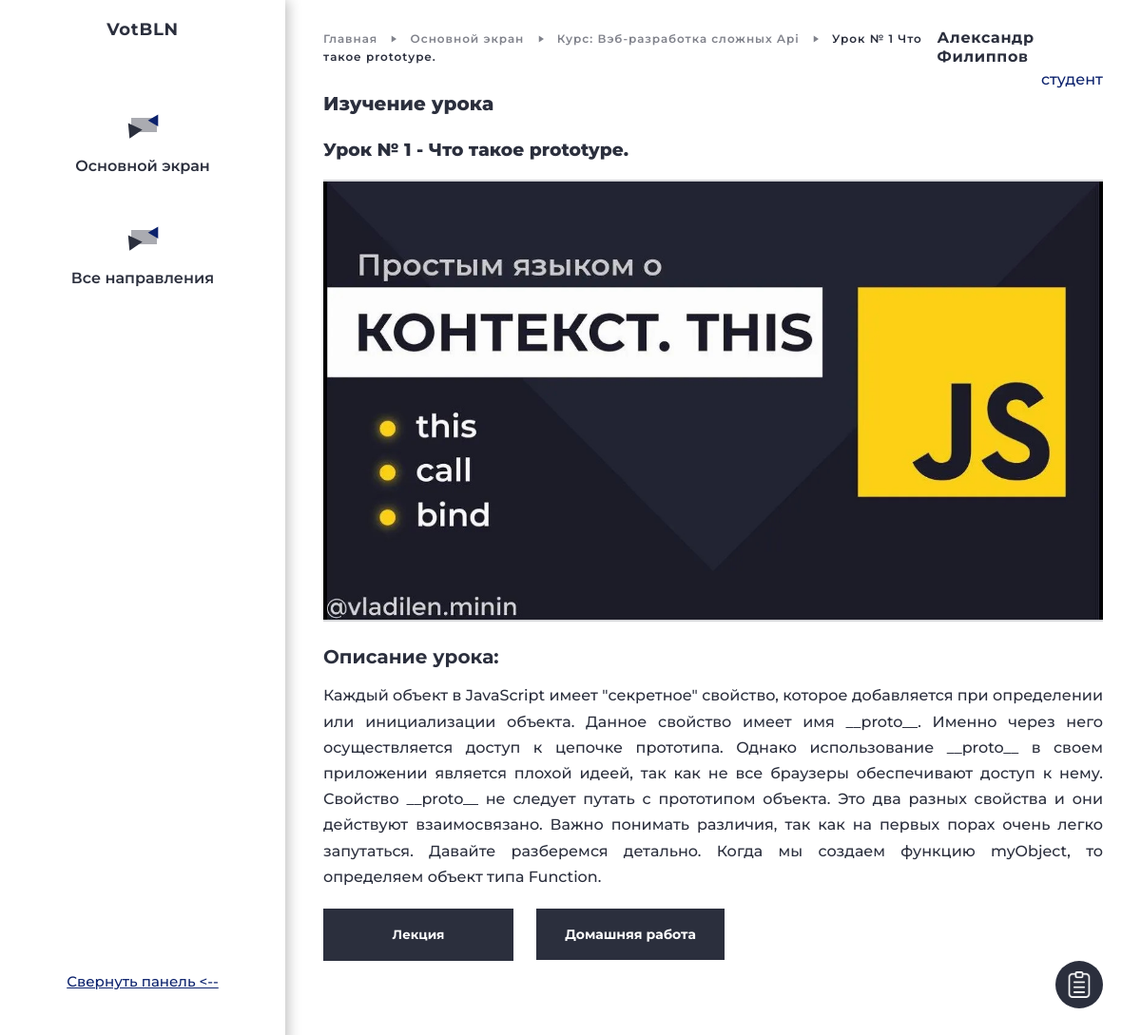
Page /lesson?cid=1&lid=1 (signed in) on the committed database.
### tables this page shows
CREATE TABLE `courses` (
  `id_course` int(11) NOT NULL COMMENT 'Автоинкрементное значение',
  `course_name` varchar(80) NOT NULL COMMENT 'Имя курса',
  `recital` text NOT NULL COMMENT 'Описание курса',
  `lang` varchar(15) NOT NULL COMMENT 'Язык для изучения',
  `img` text NOT NULL,
  `id_user` int(11) NOT NULL
);

CREATE TABLE `lessons` (
  `id_lesson` int(11) NOT NULL,
  `name_lesson` varchar(200) NOT NULL COMMENT 'Название урока',
  `number` int(11) NOT NULL COMMENT 'Номер урока в курсах',
  `url_video` text NOT NULL COMMENT 'Ссылка на видео',
  `url_poster` text COMMENT 'Ссылка на картинку для видео',
  `url_lecture` text COMMENT 'Лекция html',
  `url_homework` text COMMENT 'Домашнее задание',
  `recital` text NOT NULL COMMENT 'Описание урока',
  `id_course` int(11) NOT NULL COMMENT 'Ссылка на курс'
);

### views/VIew.php (called while the page is built)
<?
class View {
	public function render($tpl, $pageData) {
		include ROOT . $tpl;
	}
}

### controllers/LessonController.php (called while the page is built, shortened)
<?
class LessonController extends Controller
{
	private $pageTpl = '/views/lesson.tpl.php';
	public function __construct()
	{
		$this->model = new LessonModel();
		$this->view = new View();
	}
	public function index()
	{
		$this->getLessonInfo();
		$this->pageData['title'] = 'Изучение урока';
		$this->view->render($this->pageTpl, $this->pageData);
	}
	public function getLessonInfo() : void
	{
		if (!empty($_GET) and !empty($_GET['lid']) and !empty($_GET['cid'])) {
			$lesson = $this->model->getLessonById($_GET['lid']);
			$course = $this->model->getCourseNameById($_GET['cid']);
			$this->pageData['lesson'] = $lesson;
			$this->pageData['course'] = $course;
		}
	}
	public function getUserName() : void
	{
		if (!empty($_SESSION['student'])) {
			$login = $_SESSION['student'];
			$user = $this->model->getNameUser($login);
			$this->pageData['user'] = $user;
		}
	}
}

### config/route.php (called while the page is built, shortened)
<?
class Routing
{
	public static function buildRoute()
	{
		$action = "index";
		$controller = new $controllerName();
		$controller->$action();
	}
}

### config/config.php (called while the page is built, shortened)
<?php
require_once("route.php");
require_once CONTROLLER_PATH. 'Controller.php';
require_once VIEW_PATH. 'View.php';
Routing::buildRoute();

### index.php (called while the page is built)
<?
require_once("config/config.php");

### models/LessonModel.php (called while the page is built, shortened)
<?
class LessonModel extends Model {
	public function getLessonById($idLesson) {
		$conn = $this->db;
		$result = $conn->prepare("SELECT * FROM lessons WHERE id_lesson=?");
		$result->bind_param("i", $idLesson);
		$result->execute();
		$result = $result->get_result();
		while ($row = $result->fetch_assoc()) {
			$lesson = $row;
		}
		return $lesson;
	}
	public function getCourseNameById($idCourse)
	{
		$conn = $this->db;
		$result = $conn->prepare("SELECT id_course, course_name FROM courses WHERE id_course=?");
		$result->bind_param("i", $idCourse);
		$result->execute();
		$result = $result->get_result();
		while ($row = $result->fetch_assoc()) {
			$course = $row;
		}
		return $course;
	}
}

### blocks/lesson.php (the view, shortened to what this page needs)
<div class="lesson">
	<div class="lesson__wrap">
		<div class="nav-user">
			<div class="nav-user__wrapper">
				<div class="nav">
					<a class="nav__link" href="/">Главная</a>
					<svg class="polygon" width="6" height="8" viewBox="0 0 6 8" fill="none" xmlns="http://www.w3.org/2000/svg">
						<path d="M6 4L0.75 7.4641L0.75 0.535898L6 4Z" fill="#2B2F3D" fill-opacity="0.6" />
					</svg>
					<a class="nav__link" href="/cabinet">Основной экран</a>
					<svg class="polygon" width="6" height="8" viewBox="0 0 6 8" fill="none" xmlns="http://www.w3.org/2000/svg">
						<path d="M6 4L0.75 7.4641L0.75 0.535898L6 4Z" fill="#2B2F3D" fill-opacity="0.6" />
					</svg>
					<a class="nav__link" href="<?= '../course?cid=' . $pageData['course']['id_course'] ?>">
						<span class="nav__link">Курс: </span>
						<?= $pageData['course']['course_name'] ?>
					</a>
					<svg class="polygon" width="6" height="8" viewBox="0 0 6 8" fill="none" xmlns="http://www.w3.org/2000/svg">
						<path d="M6 4L0.75 7.4641L0.75 0.535898L6 4Z" fill="#2B2F3D" fill-opacity="0.6" />
					</svg>
					<a class="nav__link nav__link_active" href="/">
						<span>Урок №</span>
						<span><?= $pageData['lesson']['number'] ?></span>
						<?= $pageData['lesson']['name_lesson'] ?>
					</a>
				</div>
				<div class="user">
					<div class="user__inner">
						<div class="user__name-user">
							<?= $pageData['user']['user-name']  ?>
						</div>
						<div class="user__role-user">
							<?= $pageData['user']['user-role']  ?>
						</div>
					</div>
				</div>
			</div>
		</div>
		<h3 class="lesson__head">Изучение урока</h3>
		<h3 class="lesson__les-title">
			<span>Урок №</span>
			<span><?= $pageData['lesson']['number'] ?></span>
			<span>-</span>
			<span><?= $pageData['lesson']['name_lesson'] ?></span>
		</h3>
		<div class="lesson-video">
			<video class="lesson-video__element" poster="<?= $pageData['lesson']['url_poster']?>">
				<source src="<?= $pageData['lesson']['url_video']?>" type='video/mp4'>
			</video>
		</div>
		<h3 class="lesson__desc-head">Описание урока:</h3>
		<p class="lesson__desc">
			<?= $pageData['lesson']['recital'] ?>
		</p>
		<div class="lesson__btn-wrap">
			<button class="lesson__btn lesson__btn-lecture" type="button">Лекция</button>
			<a class="lesson__btn-link" href="<?= './homework?cid=' . $pageData['course']['id_course'] . '&lid=' . $pageData['lesson']['id_lesson']?>">Домашняя работа</a>
		</div>
		<div class="notepad">
			<button class="notepad__btn" type="button">
				<img src="/upload/images/icon/note.svg" alt="Блокнот">
			</button>
		</div>
	</div>
</div>

### css/component.css (style rules this page uses)
* { margin: 0; padding: 0; font-family: 'Montserrat'; color: var(--primary-color); }
body { position: relative; }
:root { --primary-color: #2B2F3D; --primary-disable: rgba(43, 47, 61, 0.6); --primary-disable-directions: rgba(43, 47, 61, 0.4); --primary-scroll: rgba(43, 47, 61, 0.2); --primary-scroll-card-hover: rgba(43, 47, 61, 0.1); --hover-color: #121830; --white-color: white; --black-color: black; --header-border: rgba(0, 0, 0, 0.2); --color-gray-tabs: rgba(196, 196, 196, 0.2); --color-blue: #0C226D; --color-green-ok: #2A8F11; --color-red: red; }
p { font-weight: 500; font-size: 14px; line-height: 1.7; }

### css/lesson/lesson.css (style rules this page uses)
.lesson { display: flex; }
.lesson__wrap { flex-basis: 1365px; margin: 30px 40px 0 340px; display: flex; flex-direction: column; padding-bottom: 60px; }
.nav-user__wrapper { display: flex; justify-content: space-between; }
.nav__link { text-decoration: none; font-weight: 600; font-size: 12px; line-height: 15px; letter-spacing: 0.08em; color: var(--primary-disable); }
.nav__link_active { color: var(--primary-color); }
.polygon { margin: 0 10px; }
.user__name-user { font-weight: 700; font-size: 16px; line-height: 20px; letter-spacing: 0.04em; }
.user__role-user { font-weight: 500; line-height: 170%; text-align: right; color: var(--color-blue); }
.lesson__head { font-weight: 800; font-size: 20px; margin-bottom: 25px; }
.lesson-video { position: relative; margin-bottom: 25px; overflow: hidden; }
.lesson-video video { width: 100%; height: 100%; background: rgba(43, 47, 61, 0.2); box-shadow: 0px 0px 4px 2px rgba(0, 0, 0, 0.1); }
.lesson__les-title { margin-bottom: 20px; font-weight: 800; }
.lesson__desc-head { margin-bottom: 15px; font-size: 20px; }
.lesson__desc { margin-bottom: 20px; text-align: justify; font-size: 16px; }
.lesson__btn-wrap { margin-bottom: 30px; }
.lesson__btn { cursor: pointer; width: 200px; height: 55px; background: var(--primary-color); color: var(--white-color); border: none; font-weight: 700; transition: background 1s, color 1s; }
.lesson__btn-link { display: inline-block; padding: 18px 30px; font-weight: 700; font-size: 14px; text-decoration: none; background: var(--primary-color); color: var(--white-color); transition: background 1s, color 1s; box-sizing: border-box; }
.lesson__btn-lecture { margin-right: 20px; }
.notepad { position: fixed; bottom: 40px; right: 40px; }
.notepad__btn { cursor: pointer; display: flex; justify-content: center; align-items: center; width: 50px; height: 50px; border-radius: 100%; background-color: var(--primary-color); border: none; }

### rows in the picture
courses: course_name "Вэб-разработка сложных Api"
lessons: number "1", name_lesson "Что такое prototype.", recital "Каждый объект в JavaScript имеет \"секретное\" свойство, которое добавляется при определении или инициализации объекта. Данное свойство имеет имя __proto__. Именно через него осуществляется доступ к цепочке прототипа. Однако использование __proto__ в своем приложении является плохой идеей, так как не все браузеры обеспечивают доступ к нему. Свойство __proto__ не следует путать с прототипом объекта. Это два разных свойства и они действуют взаимосвязано. Важно понимать различия, так как на первых порах очень легко запутаться. Давайте разберемся детально. Когда мы создаем функцию myObject, то определяем объект типа Function."

### other values in the picture
$pageData['user']['user-name'] "Александр Филиппов"
$pageData['user']['user-role'] "студент"
